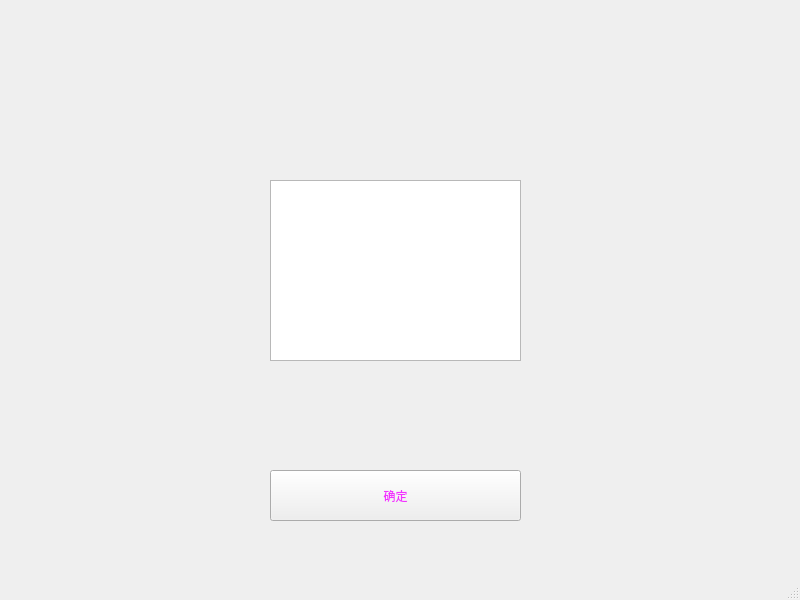
<?xml version="1.0" encoding="UTF-8"?>
<ui version="4.0">
 <class>MainWindow</class>
 <widget class="QMainWindow" name="MainWindow">
  <property name="geometry">
   <rect>
    <x>0</x>
    <y>0</y>
    <width>800</width>
    <height>600</height>
   </rect>
  </property>
  <property name="windowTitle">
   <string>MainWindow</string>
  </property>
  <widget class="QWidget" name="centralwidget">
   <widget class="QGraphicsView" name="graphicsView">
    <property name="geometry">
     <rect>
      <x>270</x>
      <y>180</y>
      <width>251</width>
      <height>181</height>
     </rect>
    </property>
    <property name="styleSheet">
     <string notr="true">border-image: url(:/wuding1/13.png);</string>
    </property>
   </widget>
   <widget class="QPushButton" name="bububu">
    <property name="geometry">
     <rect>
      <x>270</x>
      <y>470</y>
      <width>251</width>
      <height>51</height>
     </rect>
    </property>
    <property name="styleSheet">
     <string notr="true">color: rgb(242, 52, 255);
font: 8pt &quot;楷体&quot;;</string>
    </property>
    <property name="text">
     <string>确定</string>
    </property>
   </widget>
  </widget>
  <widget class="QMenuBar" name="menubar">
   <property name="geometry">
    <rect>
     <x>0</x>
     <y>0</y>
     <width>800</width>
     <height>22</height>
    </rect>
   </property>
  </widget>
  <widget class="QStatusBar" name="statusbar"/>
 </widget>
 <resources>
  <include location="../pic/wuding.qrc"/>
 </resources>
 <connections/>
</ui>
